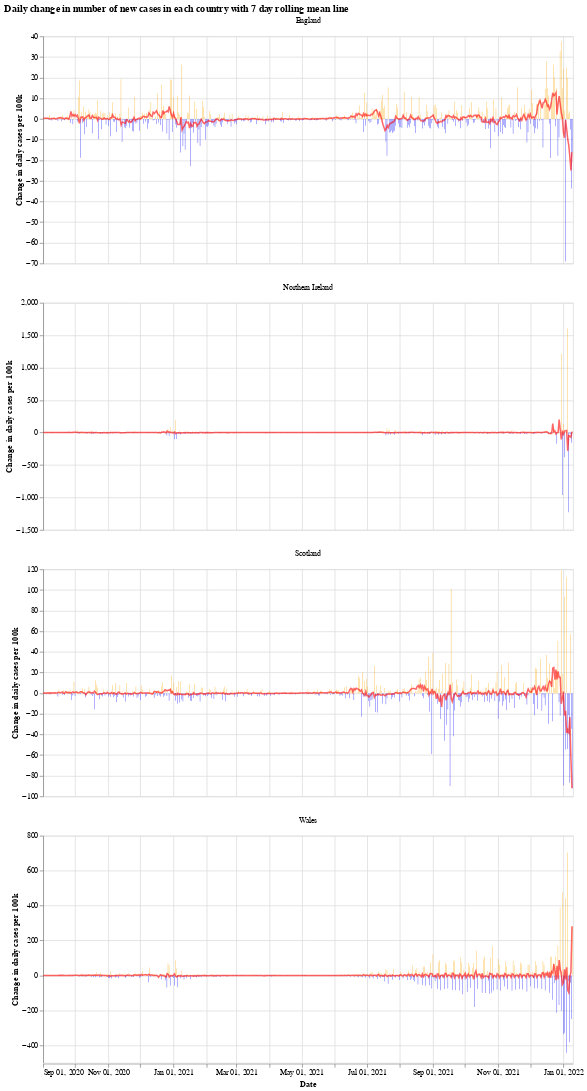

Notebook code for this chart:
### Markdown cell above
We will use the Python library `Altair` for visualising the data, see the [altair docs](https://altair-viz.github.io/) for more information.

First we have a graph which shows the daily change in the number of new cases for each country. This number jumps up and down all over the place, which is likely due to delay in reporting of new cases over the weekend. Another interesting thing is that it looks like the daily cases in Wales experienced a much shorter period of calm over the summer (calm in the sense of daily cases not jumping up and down).

The orange bars are days when the number of new cases (per 100k population) was more than the previous day, while the blue are days when the number of new cases dropped. The red line is the 7 day moving average. 

When the moving average line is below 0, it means that there is a consistent drop in new cases. We can see this clearly happening around the times that lockdowns were introduced (though, to varying degrees). I will update the graphs soon with a marker of when each lockdown started.

### Code cell
# collapse
import altair as alt

bars = alt.Chart(uk_cases).mark_bar().encode(
    x=alt.X("yearmonthdate(date):T", axis=alt.Axis(title='Date')),
    y=alt.Y("casesChangeRate:Q", axis=alt.Axis(title='Change in daily cases per 100k')),
    tooltip='casesChange',
    color=alt.condition(
        alt.datum.casesChangeRate > 0,
        alt.value("orange"),  # The positive color
        alt.value("blue")  # The negative color
    )
).properties(title='Daily change in number of new cases with 7 day rolling mean',width=700).interactive()

line = alt.Chart(uk_cases).mark_line(
    color='red',
    size=2,
    opacity=0.6
).transform_window(
    rolling_mean='mean(casesChangeRate)',
    frame=[0, 7],
    groupby=['areaName']
).encode(
    x='yearmonthdate(date):T',
    y='rolling_mean:Q'
)

alt.layer(bars, line, data=uk_cases).facet(alt.Column(
    'areaName', title=''), columns=1).resolve_scale(y='independent').properties(title='Daily change in number of new cases in each country with 7 day rolling mean line')

### Figure 1 — Vega-Lite specification as saved in the notebook (floating-point values rounded to 4 significant figures; data arrays with more than 128 entries replaced by an {"elided": "..."} marker saying what was removed)
{"config": {"view": {"continuousWidth": 400, "continuousHeight": 300}}, "data": {"name": "data-ba838f9f52859f0f25408da34a9003ab"}, "facet": {"type": "nominal", "field": "areaName", "title": ""}, "spec": {"layer": [{"mark": "bar", "encoding": {"color": {"condition": {"value": "orange", "test": "(datum.casesChangeRate > 0)"}, "value": "blue"}, "tooltip": {"type": "quantitative", "field": "casesChange"}, "x": {"type": "temporal", "axis": {"title": "Date"}, "field": "date", "timeUnit": "yearmonthdate"}, "y": {"type": "quantitative", "axis": {"title": "Change in daily cases per 100k"}, "field": "casesChangeRate"}}, "selection": {"selector001": {"type": "interval", "bind": "scales", "encodings": ["x", "y"]}}, "title": "Daily change in number of new cases with 7 day rolling mean", "width": 700}, {"mark": {"type": "line", "color": "red", "opacity": 0.6, "size": 2}, "encoding": {"x": {"type": "temporal", "field": "date", "timeUnit": "yearmonthdate"}, "y": {"type": "quantitative", "field": "rolling_mean"}}, "transform": [{"window": [{"op": "mean", "field": "casesChangeRate", "as": "rolling_mean"}], "frame": [0, 7], "groupby": ["areaName"]}]}]}, "columns": 1, "resolve": {"scale": {"y": "independent"}}, "title": "Daily change in number of new cases in each country with 7 day rolling mean line", "$schema": "https://vega.github.io/schema/vega-lite/v4.8.1.json", "datasets": {"data-ba838f9f52859f0f25408da34a9003ab": {"elided": "1984 records"}}}
